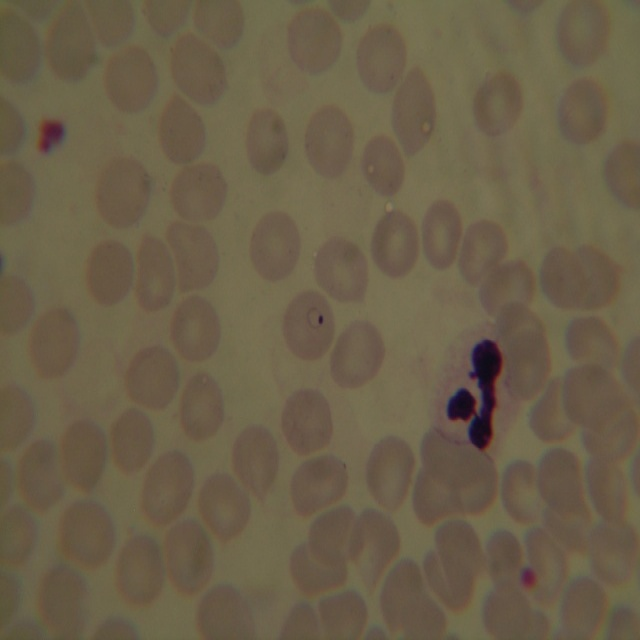
#> input picture samples/yolo/blood_smear_1.JPG, 640 x 640 px, found by its file name; the run also reads 4 pictures not shown here
$ jupyter execute --allow-errors cell_lib.ipynb   (shell and % lines are left out)   (older library calls are emulated)
#> lines starting #> are read from the running program, lines starting #| are printed output that depends on the picture; after the words box and inside, x2 and y2 are one past the last pixel; in counts of white or black regions, pixels touching at a corner belong together
[cell 1]
import numpy as np
import matplotlib.pyplot as plt
from skimage import data
from skimage import filters
from skimage import exposure
import cv2
from math import pi, ceil, floor, cos, sin
import os
import time

plt.rcParams["figure.figsize"] = (10, 10)
# kill axis in rcParams
plt.rc('axes.spines',top=False,bottom=False,left=False,right=False);
plt.rc('axes',facecolor=(1,1,1,0),edgecolor=(1,1,1,0));
plt.rc(('xtick','ytick'),color=(1,1,1,0));

#PATH = "./PHOTOS_MALARIA_VHIR_UPC/fotos_2015_12_01/P_falciparum/Trofozoits/DSCN0083.JPG"
#PATH = "./samples/normal/blood_smear_2.JPG"
PATH = "./samples/normal/blood_smear_1.JPG"
#PATH = "./samples/aglomerado/blood_smear_14.JPG"
RESULT_PATH = "./samples/myresults/"
#PATH = "DSCN4223.JPG"

CELL_POINT_SIZE = 8
CELL_COLOR      = (255,60,0)
INTERNAL_COLOR  = (215,215,20)
EXTERNAL_COLOR  = (255, 255, 255)

# General functions

[cell 2]
def save_results(image_name, method_name, cells,internalInfection,externalInfection, passTime, img, path, method_ext):

    #save png
    out_path = "./samples/segmented/"
    if os.path.exists(out_path) == False:
        os.mkdir(out_path)
    name = path.split("/")[-1]
    out = out_path + name.lower().replace(".jpg",method_ext) + ".png"
    plt.imsave(out,img,format='png')


    #save txt
    image_name_parts = image_name.split("/")
    image_name = image_name_parts[-1]
    image_name = image_name.lower().replace(".jpg","")
    f_name = RESULT_PATH + image_name + "_result.txt"

    if os.path.exists(RESULT_PATH) == False:
        os.mkdir(RESULT_PATH)

    if os.path.exists(f_name):
        f = open(f_name,"r+")

        lines = f.read().split("\n")
        for l in range(len(lines)):
            line = lines[l]
            if line.startswith(method_name):
                lines[l] = f"{method_name:20}\t{cells:7}\t{internalInfection:8}\t{externalInfection:8}\t{passTime:6}\t{out}"
                txt = "\n".join(lines)

                f.truncate(0)
                f.seek(0)
                f.write(txt)
                f.close()
                return
    else:
        f = open(f_name,"w")
        f.write(f"{'METHOD':20}\t{'  CELLS':7}\t{'INTERNAL':8}\t{'EXTERNAL':8}\t{'TIME':6}\tFILE_NAME\n")
    f.write(f"{method_name:20}\t{cells:7}\t{internalInfection:8}\t{externalInfection:8}\t{passTime:6}\t{out}\n")
    f.close()

#save_results("b","teste1",1,2,3,'5.5s')

[cell 3]
def get_image(path=PATH, mode=0, size=(640,480), show=False):
    img = cv2.imread(path,mode)
    if mode == 1:
        img = cv2.cvtColor(img, cv2.COLOR_BGR2RGB)

    if img is None:
        print("Não foi possível abrir a imagem:", path)
    res = cv2.resize(img,size)

    if show:
        plt.figure(figsize=(10,10))
        plt.imshow(res)
        plt.show()
    return res


def apply_blur(img, k=9):
    return cv2.GaussianBlur(img,(k,k),0)

def otsu(img,block=81,offset=0.3):
    return cv2.adaptiveThreshold(img,255,cv2.ADAPTIVE_THRESH_MEAN_C, cv2.THRESH_BINARY_INV,block,offset)

def adaptative_thresh(img,block=121,offset=0):
    return cv2.adaptiveThreshold(img,255,cv2.ADAPTIVE_THRESH_MEAN_C, cv2.THRESH_BINARY_INV,block,offset)

def fill_holes(img):
    contours, hierarchy = cv2.findContours(img, cv2.RETR_TREE, cv2.CHAIN_APPROX_SIMPLE)
    thresh_filled = np.zeros((img.shape[0], img.shape[1]), dtype=np.uint8)
    color = 255
    for i in range(len(contours)):
        cv2.drawContours(thresh_filled, contours, i, color, -1, cv2.LINE_8, hierarchy, 0)
    return thresh_filled

def connected_components(thresh):
    output = cv2.connectedComponentsWithStats(thresh, 4, cv2.CV_32S)
    (numLabels, labels, stats, centroids) = output

    if (np.max(labels) == 0):
        divider = 1
    else:
        divider = np.max(labels)

    # Map component labels to hue val, 0-179 is the hue range in OpenCV
    label_hue = np.uint8(179*labels/divider)
    blank_ch = 255*np.ones_like(label_hue)
    labeled_img = cv2.merge([label_hue, blank_ch, blank_ch])

    # Converting cvt to BGR
    labeled_img = cv2.cvtColor(labeled_img, cv2.COLOR_HSV2BGR)

    # set bg label to black
    labeled_img[label_hue==0] = 0

    labeled_img_rgb = cv2.cvtColor(labeled_img, cv2.COLOR_BGR2RGB)
    return labeled_img_rgb, numLabels, labels, stats, centroids


def erode(src,size):
    element = cv2.getStructuringElement(cv2.MORPH_ELLIPSE, (2 * size + 1, 2 * size + 1),
                                       (size, size))
    return cv2.erode(src, element)

def dilate(src,size):
    element = cv2.getStructuringElement(cv2.MORPH_ELLIPSE, (2 * size + 1, 2 * size + 1),
                                       (size, size))
    return cv2.dilate(src, element)

def get_principal_components(img):
    # Connected components with stats.
    nb_components, output, stats, centroids = cv2.connectedComponentsWithStats(img, connectivity=4)

    max_label, max_size = max([(i, stats[i, cv2.CC_STAT_AREA]) for i in range(1, nb_components)], key=lambda x: x[1])

    img2 = np.zeros(output.shape, dtype='uint8')
    img2[output == max_label] = 255
    return img2

# [8 lines left out: function get_principal_component_RGB, not called in this run]

def color_average(img):
    lista = img.reshape(img.shape[0]*img.shape[1],3)
    lista = lista[lista != [0,0,0]]
    lista = lista.reshape(len(lista)//3,3)
    avg = lista.mean(axis=0)
    avg = np.uint8(avg)
    median = np.median(lista, axis=0)
    return avg, median

# [16 lines left out: functions hsv_average, color_distance, not called in this run]

[cell 4]
MIN_CELL_AREA = 500
MAX_CELL_AREA = 2700#2300
MIN_VALUE_TO_VALIDATE_CELL = 40

def thresh_is_valid(thresh_validation,x,y,w,h):


    cut = thresh_validation[y:y+h,x:x+w]
    if np.sum(cut) == 0:
        return False
    # [7 lines of commented-out code are left out]

    return np.sum(cut)/(cut.shape[0]*cut.shape[1]) > MIN_VALUE_TO_VALIDATE_CELL


def equalize_images(img,sTo=80, vTo=150):
    img_hsv = cv2.cvtColor(img,cv2.COLOR_RGB2HSV)

    H, S, V = cv2.split(img_hsv)

    dec = (sTo - np.median(S)).astype('int16')
    S = S + dec
    S = S.astype('uint8')

    dec = (vTo - np.median(V)).astype('int16')
    V = V + dec
    V = V.astype('uint8')

    hsv = cv2.merge([H, S, V])
    rgb = cv2.cvtColor(hsv, cv2.COLOR_HSV2RGB)

    return rgb

def validation_mask(img):

    img = equalize_images(img, sTo=80, vTo=150)

    hsv = cv2.cvtColor(img,cv2.COLOR_RGB2HSV)
    mask = cv2.inRange(hsv, (10,70,0), (20,100,150))

    mask = cv2.medianBlur(mask,5)
    mask = dilate(mask,1)
    mask = fill_holes(mask)
    return mask


# [9 lines left out: function cut_circle, not called in this run]


def mark_cells(img, mask, components = None, validation_step = True, estimate = True):


    thresh_validation = validation_mask(img)
    # [24 lines of commented-out code are left out]

    groupColor = 45

    #font = img.copy()
    if components == None:
        labeled_img_rgb, numLabels, labels, stats, centroids = connected_components(mask)
        #o primeiro componente é o fundo, deve ser ignorado sempre
        start = 1
    else:
        labeled_img_rgb, numLabels, labels, stats, centroids = components

        start = 0

    cellsCount = 0

    for i in range(start, numLabels):
        # extract the connected component statistics and centroid for
        # the current label
        x = stats[i, cv2.CC_STAT_LEFT]
        y = stats[i, cv2.CC_STAT_TOP]
        w = stats[i, cv2.CC_STAT_WIDTH]
        h = stats[i, cv2.CC_STAT_HEIGHT]
        #get area
        area = stats[i, cv2.CC_STAT_AREA]
        (cX, cY) = centroids[i]

        #print(minArea, area, maxArea) minArea=MIN_CELL_AREA, maxArea=MAX_CELL_AREA
        if MIN_CELL_AREA < area < MAX_CELL_AREA or estimate == False:
            cellsCount += 1

            #print(cellsCount)

            if validation_step and thresh_is_valid(thresh_validation,x,y,w,h) == False:
                continue

            pos = (int(cX), int(cY))

            cv2.circle(img, pos, CELL_POINT_SIZE, (0,0,0), -1)
            cv2.circle(img, pos, CELL_POINT_SIZE-1, CELL_COLOR, -1)
            cv2.putText(img, str(cellsCount), (int(cX), int(cY)+CELL_POINT_SIZE+10), cv2.FONT_HERSHEY_SIMPLEX,
                        .4, (0,0,0),       1, cv2.LINE_AA)


        if MAX_CELL_AREA < area and estimate == True:
            #print(area)
            if validation_step and thresh_is_valid(thresh_validation,x,y,w,h) == False:
                continue

            groupColor += 5

            #estima quantas celulas no grupo
            est = ceil(area/MAX_CELL_AREA)

            #imprime os marcadores de celulas dentro dos grupos
            #em colunas
            if w > 220:
                cols = 8
                margin = 40
            elif w > 120:
                cols = 6
                margin = 20
            else:
                cols = 3
                margin = 10
            xCell = x + margin
            yCell = y + 40
            for i in range(1,est+1):
                cv2.circle(img, (xCell, yCell), CELL_POINT_SIZE-1, (groupColor,0,groupColor), -1)
                xCell += CELL_POINT_SIZE + 10

                if i % cols == 0:
                    xCell = x + margin
                    yCell += CELL_POINT_SIZE + 10

            #imprime a id das celulas do grupo
            txt = "("+(",".join([str(q) for q in range(cellsCount+1,cellsCount+est+1,1)]))+")"

            cv2.putText(img, txt, (x+margin-10, y+20), cv2.FONT_HERSHEY_SIMPLEX,
                        .4, (0,0,0),       1, cv2.LINE_AA)
            cellsCount += est

            cv2.rectangle(img, (x,y), (x+w,y+h), (groupColor+2,0,groupColor+2), 2)


    return img, cellsCount

def break_big_groups(mask,_erode=15,_dilate=11):

    labeled_img_rgb, numLabels, labels, stats, centroids = connected_components(mask)


    for i in range(1, numLabels):
        x = stats[i, cv2.CC_STAT_LEFT]
        y = stats[i, cv2.CC_STAT_TOP]
        w = stats[i, cv2.CC_STAT_WIDTH]
        h = stats[i, cv2.CC_STAT_HEIGHT]
        area = stats[i, cv2.CC_STAT_AREA]
        (cX, cY) = centroids[i]

        cutY = y - 1 if y > 0 else y
        cutX = x - 1 if x > 0 else x
        cutXW = x+w+1
        cutYH = y+h+1

        cut = mask[cutY:cutYH, cutX:cutXW]
        cut = cut.copy()

        if MAX_CELL_AREA < area:
            cut_bk = cut.copy()
            cut = get_principal_components(cut)

            #remove the group from original image
            cell_on_original_size = np.zeros( mask.shape ,dtype='uint8')
            cell_on_original_size[cutY:cutYH, cutX:cutXW] = cut
            mask[ cell_on_original_size == 255 ] = 0

            #work on group
            #cut = cv2.erode(cut, kernel, iterations=1)
            cut = erode(cut,_erode)
            cut = dilate(cut,_dilate)

            #return the eroded and marked group to original image
            cell_on_original_size = np.zeros( mask.shape ,dtype='uint8')
            cell_on_original_size[cutY:cutYH, cutX:cutXW] = cut
            mask += cell_on_original_size

    return mask

# Colors functions

[cell 5]
def random_color():
    color = tuple(np.random.randint(1,256, size=3))
    if (color[0] < 100 and color[1] < 100 and color[2] < 100):
        return random_color()
    elif (color[0] > 230 and color[1] > 230 and color[2] > 230):
        return random_color()
    else:
        return (int(color[0]),int(color[1]),int(color[2]))


def list_colors(img):
    shape = img.shape
    if (len(shape) == 2):
        img = cv2.cvtColor(img,cv2.COLOR_GRAY2RGB)

    reshapedImg = img.reshape(1,shape[0]*shape[1],3)[0]
    colors = np.unique(reshapedImg, axis=0)
    colors = np.delete(colors,0,axis=0)
    return colors


def shuffle_colors(img):

    if len(img.shape) == 2:
        img = cv2.merge([img,img,img])

    colors = list_colors(img)
    labeled_img_rgb3 = img.copy()

    for color in colors:
        newColor = random_color()

        red, green, blue = labeled_img_rgb3.T
        selected_color = (red == color[0]) & (green == color[1]) & (blue == color[2])
        labeled_img_rgb3[selected_color.T] = newColor
    return labeled_img_rgb3


def colorize(img):
    labeled_rgb, numLabels, labels, stats, centroids = connected_components(img)
    return shuffle_colors(labeled_rgb)

def equalize_color_image(img):
    hist,bins = np.histogram(img.flatten(),256,[0,256])
    cdf = hist.cumsum()
    cdf_normalized = cdf * float(hist.max()) / cdf.max()
    cdf_m = np.ma.masked_equal(cdf,0)
    cdf_m = (cdf_m - cdf_m.min())*255/(cdf_m.max()-cdf_m.min())
    cdf = np.ma.filled(cdf_m,0).astype('uint8')
    return cdf[img]

# Parasites functions

[cell 6]
def hsv_par_mask(img):

    #range 1
    from_color=(95,40,0)
    to_color=(180,255,255)
    hsv = cv2.cvtColor(img, cv2.COLOR_RGB2HSV)
    mask = cv2.inRange(hsv, from_color, to_color)

    # [13 lines of commented-out code are left out]
    mask_dilated = mask.copy()
    #erode
    kernel = np.ones((3, 3), np.uint8)
    mask_dilated = cv2.erode(mask_dilated, kernel)
    #dilate
    kernel = np.ones((15, 15), np.uint8)
    mask_dilated = cv2.dilate(mask_dilated, kernel)

    return mask, mask_dilated


# [5 lines left out: function gs_parasite_mask, not called in this run]

def remove_parasites(img,mask):
    maximum = np.max(mask)
    if maximum == 0:
        return img
    img[mask == maximum] = 0
    img = erode(img,2)
    img = dilate(img,2)
    return img

MIN_PARASITE_AREA = 20


def mark_parasites(img, parasite_mask, cell_mask, cell_components = None, contact_percent=0.15):


    labeled_rgb, numLabels, labels, stats, centroids = connected_components(parasite_mask)

    if cell_components is None:
        _, _, _, cell_stats, _ = connected_components(cell_mask)
    else:
        cell_mask = cv2.cvtColor(cell_components[0],cv2.COLOR_RGB2GRAY)
        cell_stats = cell_components[3]

    internal_count = 0
    external_count = 0


    for i in range(1, numLabels):
        area = stats[i, cv2.CC_STAT_AREA]
        #se for apenas pequenos pontos nao conta
        if MIN_PARASITE_AREA > area:
            continue

        x = stats[i, cv2.CC_STAT_LEFT]
        y = stats[i, cv2.CC_STAT_TOP]
        w = stats[i, cv2.CC_STAT_WIDTH]
        h = stats[i, cv2.CC_STAT_HEIGHT]
        (cX, cY) = centroids[i]

        color = EXTERNAL_COLOR
        c = 0
        for cell_stat in cell_stats:
            c += 1
            cellArea  = cell_stat[cv2.CC_STAT_AREA]
            cellX = cell_stat[cv2.CC_STAT_LEFT]
            cellY = cell_stat[cv2.CC_STAT_TOP]
            cellW = cell_stat[cv2.CC_STAT_WIDTH]
            cellH = cell_stat[cv2.CC_STAT_HEIGHT]

            if MIN_CELL_AREA < cellArea < MAX_CELL_AREA*10:
                #faz um recorte da celula e do parasita
                cell_cut                                       = np.zeros(parasite_mask.shape)
                cell_cut[cellY:cellY+cellW, cellX:cellX+cellH] = cell_mask[cellY:cellY+cellW, cellX:cellX+cellH]
                par_cut                = np.zeros(parasite_mask.shape)
                par_cut[y:y+h, x:x+w]  = parasite_mask[y:y+h, x:x+w]


                #verifica a superficie em contato
                contact = np.zeros(cell_cut.shape)
                contact[cv2.bitwise_and(cell_cut,par_cut) > 0] = 1
                contact_percent_calc = np.sum(contact) / area

                #se atingir o minimo esperado, classifica interno
                if contact_percent_calc >= contact_percent:
                    color = INTERNAL_COLOR
                    cv2.rectangle(img, (cellX-1,cellY-1), (cellX+cellW+2,cellY+cellH+2), (0,255,0), 1)
                    cv2.circle(img, (int(cX),int(cY)), 5, (240,240,0),-1)
                    break

        if color == INTERNAL_COLOR:
            internal_count += 1
        else:
            external_count += 1
        #caso nao esteja em contato com nenhuma celula, é externo
        cv2.rectangle(img, (x-1,y-1), (x+w+2,y+h+2), color, 1)

    return img, internal_count, external_count


# [5 lines of commented-out code are left out]

# Thresholding
## OTSU

[cell 7]
def otsu_method(path, blur=True):
    """
    Returns: (img, cell_mask_colored), (cells, internal, external, passTime)
    """
    start = time.time()
    #read in grayscale
    imgGS = get_image(path=path)
#> in get_image, `img = cv2.imread(path,mode)`:
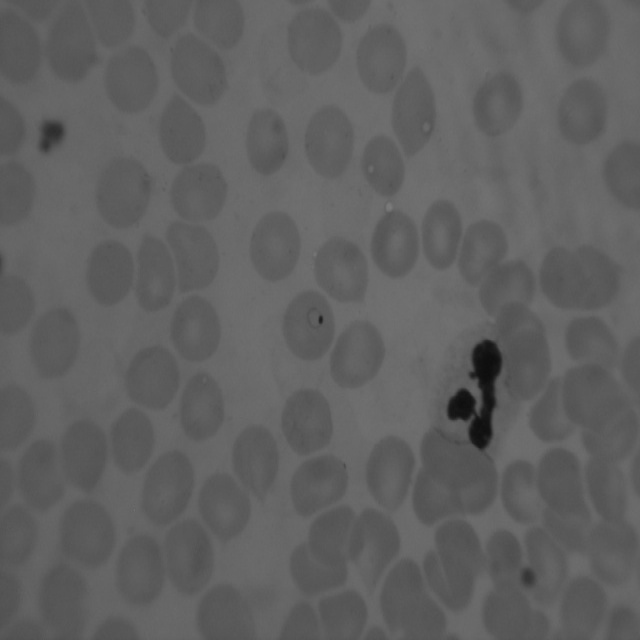
#> img: shape (640, 640); min 13, max 124, mean 96.4
#> in get_image, `res = cv2.resize(img,size)`:
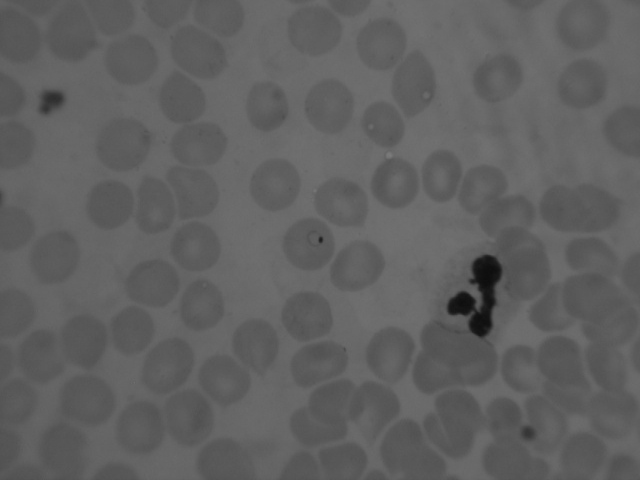
#> res: shape (480, 640); min 13, max 124, mean 96.5
    #read in colors
    img = get_image(path=path,mode=1)
#> call 2 of get_image, with path = './samples/normal/blood_smear_1.JPG', mode = 1, size = (640, 480), show = False
#> in get_image, img is the input picture: shape (640, 640, 3); mean B, G, R 72.9, 95.4, 107.5
#> in get_image (call 2), `res = cv2.resize(img,size)`:
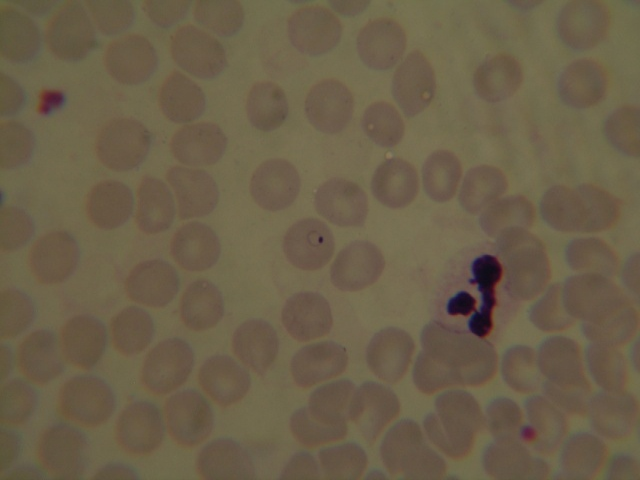
#> res: shape (480, 640, 3); mean R, G, B 107.6, 95.5, 73

    #apply blur
    name = "OTSU w/out blur"
    method_ext = "_otsu_out_blur"
    if blur:
        name = "OTSU"
        method_ext = "_otsu"
        imgGS = apply_blur(imgGS)
        img = apply_blur(img)
#> call 2 of apply_blur, with k = 9
#> in apply_blur (call 2), `return cv2.GaussianBlur(img,(k,k),0)`:
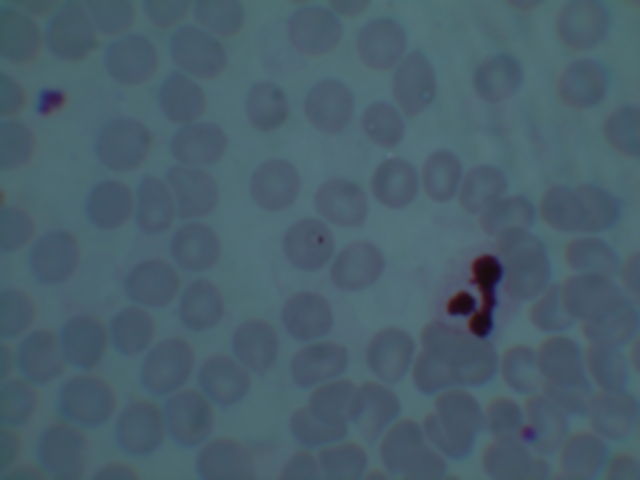
#> returned value: shape (480, 640, 3); mean of channels 0, 1, 2 107.6, 95.5, 73; drawn as B, G, R


    #otsu adaptative
    cell_mask = otsu(imgGS)
#> in otsu, `return cv2.adaptiveThreshold(img,255,cv2.ADAPTIVE_THRESH_MEAN_C, cv2.T..`:
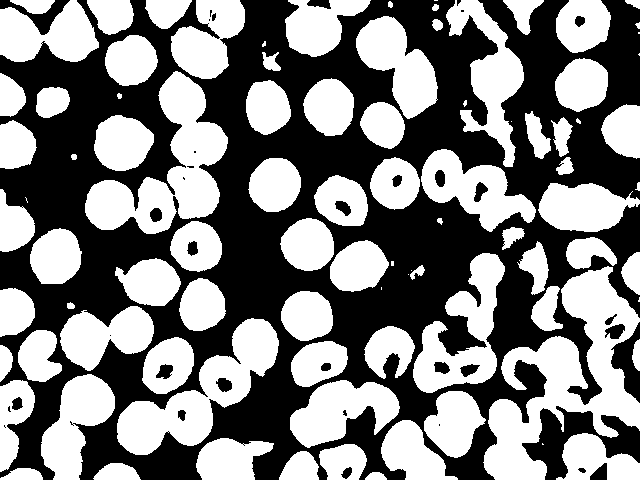
#> returned value: shape (480, 640); 49.6% white; 91 white regions (14 under 20 px), largest, box (x1, y1, x2, y2) and area: (483, 266, 640, 480) 13847, (85, 71, 228, 234) 9516, (117, 318, 279, 455) 8047


    #hsv mask
    par_mask, par_mask_dilated = hsv_par_mask(img)
#> in hsv_par_mask, `mask = cv2.inRange(hsv, from_color, to_color)`:
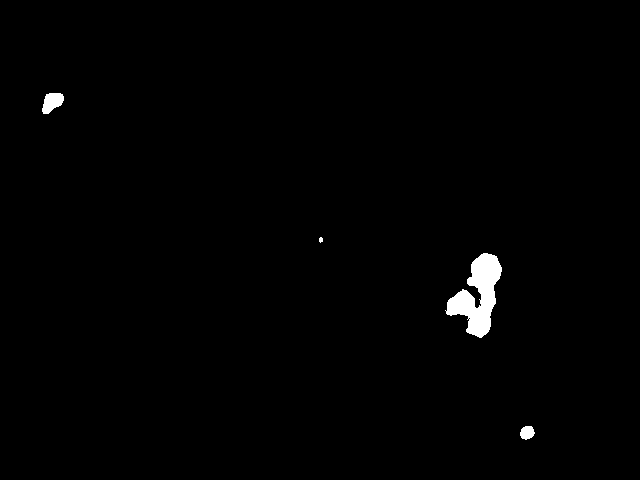
#> mask: shape (480, 640); 0.94% white; 4 white regions (1 under 20 px), largest, box (x1, y1, x2, y2) and area: (445, 253, 502, 338) 2378, (42, 93, 64, 114) 320, (520, 426, 535, 440) 158
#> in hsv_par_mask, `mask_dilated = cv2.erode(mask_dilated, kernel)`:
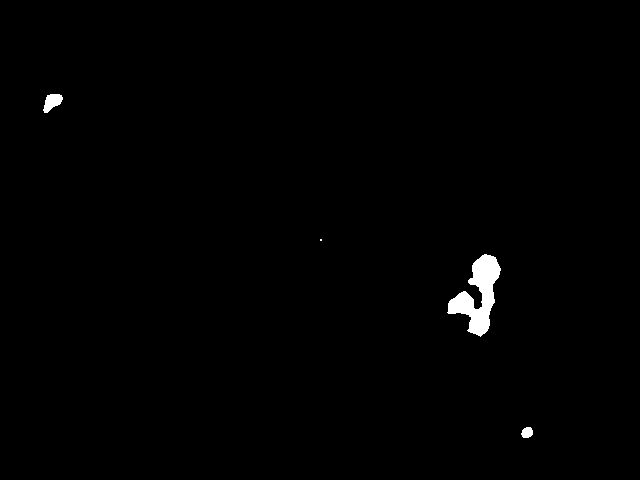
#> mask_dilated: shape (480, 640); 0.77% white; 4 white regions (1 under 20 px), largest, box (x1, y1, x2, y2) and area: (447, 254, 501, 337) 2007, (43, 94, 63, 113) 238, (521, 427, 533, 438) 104
#> in hsv_par_mask, `mask_dilated = cv2.dilate(mask_dilated, kernel)`:
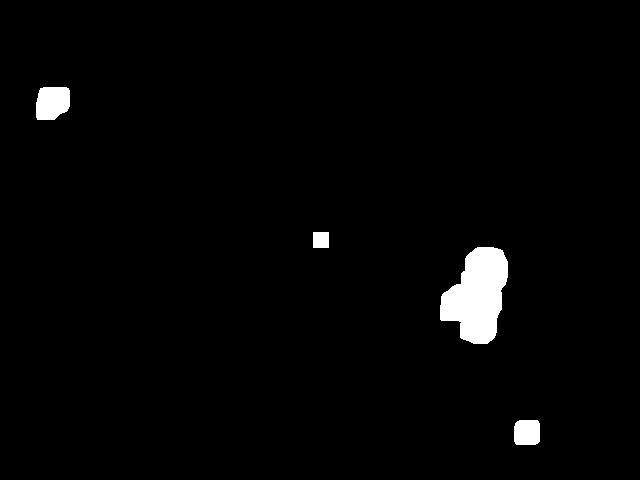
#> mask_dilated: shape (480, 640); 2% white; 4 white regions, box (x1, y1, x2, y2) and area: (440, 247, 508, 344) 4427, (36, 87, 70, 120) 980, (514, 420, 540, 445) 622, (313, 232, 329, 248) 256
    #GS mask
    #par_mask = gs_parasite_mask(imgGS)
    #plt.imshow(par_mask)
    #plt.show()


    #remove parasites from otsu
    cell_mask = remove_parasites(cell_mask,par_mask)
#> in remove_parasites, `maximum = np.max(mask)`: maximum = 255
#> (the rest of the program and of its run is left out)
